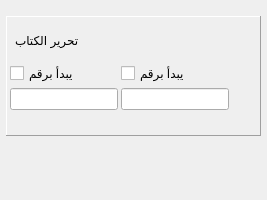
  <widget class="QDockWidget" name="dockWidget_fahras">
   <property name="minimumSize">
    <size>
     <width>189</width>
     <height>200</height>
    </size>
   </property>
   <property name="sizeIncrement">
    <size>
     <width>1</width>
     <height>1</height>
    </size>
   </property>
   <property name="baseSize">
    <size>
     <width>1</width>
     <height>1</height>
    </size>
   </property>
   <property name="windowTitle">
    <string>فهرسة الكتاب</string>
   </property>
   <attribute name="dockWidgetArea">
    <number>2</number>
   </attribute>
   <widget class="QWidget" name="dockWidgetContents">
    <layout class="QVBoxLayout" name="verticalLayout_6">
     <property name="spacing">
      <number>9</number>
     </property>
     <property name="margin">
      <number>6</number>
     </property>
     <item>
      <widget class="QFrame" name="frameEdit">
       <property name="minimumSize">
        <size>
         <width>0</width>
         <height>120</height>
        </size>
       </property>
       <property name="maximumSize">
        <size>
         <width>16777215</width>
         <height>100</height>
        </size>
       </property>
       <property name="frameShape">
        <enum>QFrame::Panel</enum>
       </property>
       <property name="frameShadow">
        <enum>QFrame::Raised</enum>
       </property>
       <layout class="QVBoxLayout" name="verticalLayout_3">
        <property name="spacing">
         <number>3</number>
        </property>
        <property name="leftMargin">
         <number>3</number>
        </property>
        <property name="topMargin">
         <number>3</number>
        </property>
        <property name="rightMargin">
         <number>3</number>
        </property>
        <property name="bottomMargin">
         <number>6</number>
        </property>
        <item>
         <layout class="QHBoxLayout" name="horizontalLayout_2">
          <property name="leftMargin">
           <number>5</number>
          </property>
          <property name="topMargin">
           <number>2</number>
          </property>
          <property name="bottomMargin">
           <number>2</number>
          </property>
          <item>
           <widget class="QLabel" name="label_4">
            <property name="layoutDirection">
             <enum>Qt::LeftToRight</enum>
            </property>
            <property name="text">
             <string>تحرير الكتاب</string>
            </property>
            <property name="alignment">
             <set>Qt::AlignRight|Qt::AlignTrailing|Qt::AlignVCenter</set>
            </property>
           </widget>
          </item>
          <item>
           <widget class="QPushButton" name="pushButtonEditClose">
            <property name="minimumSize">
             <size>
              <width>0</width>
              <height>0</height>
             </size>
            </property>
            <property name="maximumSize">
             <size>
              <width>18</width>
              <height>18</height>
             </size>
            </property>
            <property name="sizeIncrement">
             <size>
              <width>25</width>
              <height>25</height>
             </size>
            </property>
            <property name="baseSize">
             <size>
              <width>25</width>
              <height>25</height>
             </size>
            </property>
            <property name="toolTip">
             <string>غلق نافذة التحرير</string>
            </property>
            <property name="text">
             <string/>
            </property>
            <property name="icon">
             <iconset resource="images.qrc">
              <normaloff>:/images/image/edit-delete.png</normaloff>:/images/image/edit-delete.png</iconset>
            </property>
            <property name="iconSize">
             <size>
              <width>16</width>
              <height>16</height>
             </size>
            </property>
            <property name="default">
             <bool>false</bool>
            </property>
            <property name="flat">
             <bool>true</bool>
            </property>
           </widget>
          </item>
         </layout>
        </item>
        <item>
         <layout class="QGridLayout" name="gridLayout_3">
          <item row="0" column="0">
           <widget class="QCheckBox" name="checkBoxNumber">
            <property name="whatsThis">
             <string>&lt;!DOCTYPE HTML PUBLIC &quot;-//W3C//DTD HTML 4.0//EN&quot; &quot;http://www.w3.org/TR/REC-html40/strict.dtd&quot;&gt;
&lt;html&gt;&lt;head&gt;&lt;meta name=&quot;qrichtext&quot; content=&quot;1&quot; /&gt;&lt;style type=&quot;text/css&quot;&gt;
p, li { white-space: pre-wrap; }
&lt;/style&gt;&lt;/head&gt;&lt;body style=&quot; font-family:'Microsoft Sans Serif'; font-size:9pt; font-weight:400; font-style:normal;&quot;&gt;
&lt;table style=&quot;-qt-table-type: root; margin-top:4px; margin-bottom:4px; margin-left:4px; margin-right:4px;&quot;&gt;
&lt;tr&gt;
&lt;td style=&quot;border: none;&quot;&gt;
&lt;p align=&quot;right&quot; style=&quot; margin-top:0px; margin-bottom:0px; margin-left:0px; margin-right:0px; -qt-block-indent:0; text-indent:0px;&quot;&gt;عند تعليم هذا الخيار سيتم البحث عن كل عنوان يبدأ برقم ثم النص المدخل في مربع النص&lt;/p&gt;
&lt;p align=&quot;right&quot; style=&quot; margin-top:0px; margin-bottom:0px; margin-left:0px; margin-right:0px; -qt-block-indent:0; text-indent:0px;&quot;&gt;اذا ترك مربع النص فارغا فسيتم البحث عن العناوين التي تبدأ برقم فقط&lt;/p&gt;
&lt;p align=&quot;right&quot; style=&quot; margin-top:0px; margin-bottom:0px; margin-left:0px; margin-right:0px; -qt-block-indent:0; text-indent:0px;&quot;&gt;ثم توضع في المستوى الاول&lt;/p&gt;&lt;/td&gt;&lt;/tr&gt;&lt;/table&gt;&lt;/body&gt;&lt;/html&gt;</string>
            </property>
            <property name="text">
             <string>يبدأ برقم</string>
            </property>
           </widget>
          </item>
          <item row="0" column="1">
           <widget class="QCheckBox" name="checkBoxNumber2">
            <property name="whatsThis">
             <string>&lt;!DOCTYPE HTML PUBLIC &quot;-//W3C//DTD HTML 4.0//EN&quot; &quot;http://www.w3.org/TR/REC-html40/strict.dtd&quot;&gt;
&lt;html&gt;&lt;head&gt;&lt;meta name=&quot;qrichtext&quot; content=&quot;1&quot; /&gt;&lt;style type=&quot;text/css&quot;&gt;
p, li { white-space: pre-wrap; }
&lt;/style&gt;&lt;/head&gt;&lt;body style=&quot; font-family:'Microsoft Sans Serif'; font-size:9pt; font-weight:400; font-style:normal;&quot;&gt;
&lt;table style=&quot;-qt-table-type: root; margin-top:4px; margin-bottom:4px; margin-left:4px; margin-right:4px;&quot;&gt;
&lt;tr&gt;
&lt;td style=&quot;border: none;&quot;&gt;
&lt;p align=&quot;right&quot; style=&quot; margin-top:0px; margin-bottom:0px; margin-left:0px; margin-right:0px; -qt-block-indent:0; text-indent:0px;&quot;&gt;عند تعليم هذا الخيار سيتم البحث عن كل عنوان يبدأ برقم ثم النص المدخل في مربع النص&lt;/p&gt;
&lt;p align=&quot;right&quot; style=&quot; margin-top:0px; margin-bottom:0px; margin-left:0px; margin-right:0px; -qt-block-indent:0; text-indent:0px;&quot;&gt;اذا ترك مربع النص فارغا فسيتم البحث عن العناوين التي تبدأ برقم فقط&lt;/p&gt;
&lt;p align=&quot;right&quot; style=&quot; margin-top:0px; margin-bottom:0px; margin-left:0px; margin-right:0px; -qt-block-indent:0; text-indent:0px;&quot;&gt;ثم توضع في المستوى الثاني&lt;/p&gt;&lt;/td&gt;&lt;/tr&gt;&lt;/table&gt;&lt;/body&gt;&lt;/html&gt;</string>
            </property>
            <property name="text">
             <string>يبدأ برقم</string>
            </property>
           </widget>
          </item>
          <item row="1" column="0">
           <widget class="QLineEdit" name="lineEditNiveau1">
            <property name="toolTip">
             <string>نص المستوى الاول</string>
            </property>
            <property name="whatsThis">
             <string>&lt;!DOCTYPE HTML PUBLIC &quot;-//W3C//DTD HTML 4.0//EN&quot; &quot;http://www.w3.org/TR/REC-html40/strict.dtd&quot;&gt;
&lt;html&gt;&lt;head&gt;&lt;meta name=&quot;qrichtext&quot; content=&quot;1&quot; /&gt;&lt;style type=&quot;text/css&quot;&gt;
p, li { white-space: pre-wrap; }
&lt;/style&gt;&lt;/head&gt;&lt;body style=&quot; font-family:'Microsoft Sans Serif'; font-size:9pt; font-weight:400; font-style:normal;&quot;&gt;
&lt;table style=&quot;-qt-table-type: root; margin-top:4px; margin-bottom:4px; margin-left:4px; margin-right:4px;&quot;&gt;
&lt;tr&gt;
&lt;td style=&quot;border: none;&quot;&gt;
&lt;p align=&quot;right&quot; style=&quot; margin-top:0px; margin-bottom:0px; margin-left:0px; margin-right:0px; -qt-block-indent:0; text-indent:0px;&quot;&gt;هنا يوضع النص الذي يتم البحث عنه في العناوين على المستوى الاول&lt;/p&gt;
&lt;p align=&quot;right&quot; style=&quot; margin-top:0px; margin-bottom:0px; margin-left:0px; margin-right:0px; -qt-block-indent:0; text-indent:0px;&quot;&gt;هذا الخيار اجباري في حالة عدم تعيين خيار البداية برقم&lt;/p&gt;&lt;/td&gt;&lt;/tr&gt;&lt;/table&gt;&lt;/body&gt;&lt;/html&gt;</string>
            </property>
           </widget>
          </item>
          <item row="1" column="1">
           <widget class="QLineEdit" name="lineEditNiveau2">
            <property name="toolTip">
             <string>نص المستوى الثاني</string>
            </property>
            <property name="whatsThis">
             <string>&lt;!DOCTYPE HTML PUBLIC &quot;-//W3C//DTD HTML 4.0//EN&quot; &quot;http://www.w3.org/TR/REC-html40/strict.dtd&quot;&gt;
&lt;html&gt;&lt;head&gt;&lt;meta name=&quot;qrichtext&quot; content=&quot;1&quot; /&gt;&lt;style type=&quot;text/css&quot;&gt;
p, li { white-space: pre-wrap; }
&lt;/style&gt;&lt;/head&gt;&lt;body style=&quot; font-family:'Microsoft Sans Serif'; font-size:9pt; font-weight:400; font-style:normal;&quot;&gt;
&lt;table style=&quot;-qt-table-type: root; margin-top:4px; margin-bottom:4px; margin-left:4px; margin-right:4px;&quot;&gt;
&lt;tr&gt;
&lt;td style=&quot;border: none;&quot;&gt;
&lt;p align=&quot;right&quot; style=&quot; margin-top:0px; margin-bottom:0px; margin-left:0px; margin-right:0px; -qt-block-indent:0; text-indent:0px;&quot;&gt;هنا يوضع النص الذي يتم البحث عنه في العناوين على المستوى الثاني&lt;/p&gt;
&lt;p align=&quot;right&quot; style=&quot;-qt-paragraph-type:empty; margin-top:0px; margin-bottom:0px; margin-left:0px; margin-right:0px; -qt-block-indent:0; text-indent:0px;&quot;&gt;&lt;/p&gt;&lt;/td&gt;&lt;/tr&gt;&lt;/table&gt;&lt;/body&gt;&lt;/html&gt;</string>
            </property>
           </widget>
          </item>
          <item row="1" column="2">
           <widget class="QPushButton" name="btnGoFindFah">
            <property name="minimumSize">
             <size>
              <width>25</width>
              <height>25</height>
             </size>
            </property>
            <property name="maximumSize">
             <size>
              <width>25</width>
              <height>25</height>
             </size>
            </property>
            <property name="sizeIncrement">
             <size>
              <width>25</width>
              <height>25</height>
             </size>
            </property>
            <property name="baseSize">
             <size>
              <width>25</width>
              <height>25</height>
             </size>
            </property>
            <property name="toolTip">
             <string>تنفيذ البحث عن فهارس للكتاب</string>
            </property>
            <property name="whatsThis">
             <string>تنفيذ عملية البحث عن العناوين</string>
            </property>
            <property name="styleSheet">
             <string notr="true"> QPushButton:hover  {
     border: 1px solid #8f8f91;
     border-radius: 5px;
 }
</string>
            </property>
            <property name="text">
             <string/>
            </property>
            <property name="icon">
             <iconset resource="images.qrc">
              <normaloff>:/images/image/arrow-left.png</normaloff>:/images/image/arrow-left.png</iconset>
            </property>
            <property name="iconSize">
             <size>
              <width>22</width>
              <height>22</height>
             </size>
            </property>
            <property name="default">
             <bool>false</bool>
            </property>
            <property name="flat">
             <bool>true</bool>
            </property>
           </widget>
          </item>
         </layout>
        </item>
        <item>
         <layout class="QHBoxLayout" name="horizontalLayout_5">
          <property name="spacing">
           <number>3</number>
          </property>
          <property name="margin">
           <number>3</number>
          </property>
         </layout>
        </item>
       </layout>
      </widget>
     </item>
     <item>
      <layout class="QHBoxLayout" name="horizontalLayoutFahras">
       <property name="spacing">
        <number>3</number>
       </property>
       <property name="margin">
        <number>3</number>
       </property>
      </layout>
     </item>
     <item>
      <widget class="QStackedWidget" name="stackedWidget">
       <property name="currentIndex">
        <number>0</number>
       </property>
       <widget class="QWidget" name="pageIntro"/>
      </widget>
     </item>
    </layout>
   </widget>
  </widget>
